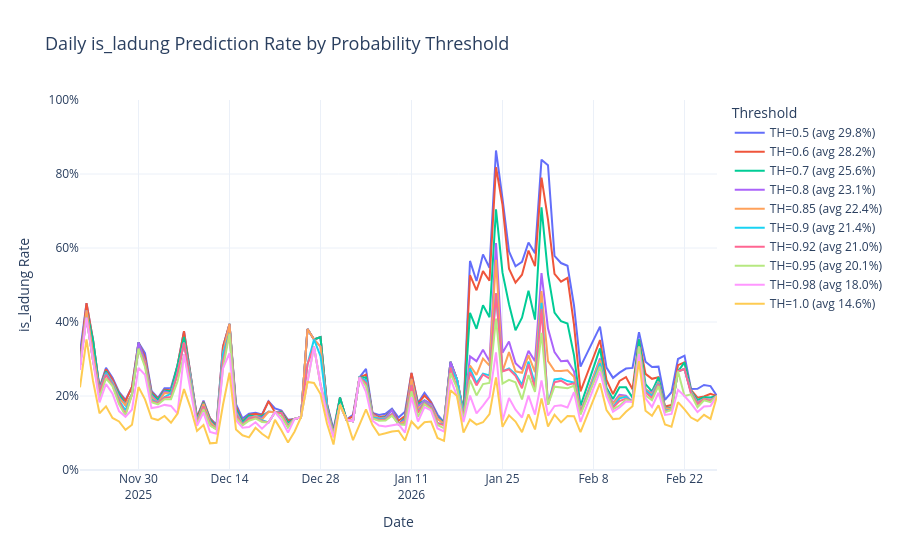

Notebook code cell kept with this figure:
### Markdown cell above
is ladung preds with different thresholds, usign new model

### Code cell
import plotly.graph_objects as go
import pandas as pd

data['created_date'] = pd.to_datetime(data['created_at']).dt.date

thresholds = [0.5, 0.6, 0.7, 0.8, 0.85, 0.9, 0.92, 0.95, 0.98, 1.0]

# For each threshold, compute daily is_ladung prediction rate
fig = go.Figure()

for th in thresholds:
    def _is_ladung_at_th(row, th=th):
        ladung_prob = row.get('ladung_prob')
        if pd.notna(ladung_prob):
            return float(ladung_prob) >= th
        ladung_prob_cur = row.get('ladung_prob_cur')
        if pd.notna(ladung_prob_cur):
            return float(ladung_prob_cur) >= th
        return False

    data[f'_ladung_pred_{th}'] = data.apply(_is_ladung_at_th, axis=1)

    daily_th = data.groupby('created_date').agg(
        total=(f'_ladung_pred_{th}', 'count'),
        ladung_count=(f'_ladung_pred_{th}', 'sum')
    ).reset_index()
    daily_th['ladung_rate'] = daily_th['ladung_count'] / daily_th['total']
    avg_rate = daily_th['ladung_rate'].mean()

    fig.add_trace(go.Scatter(
        x=daily_th['created_date'],
        y=daily_th['ladung_rate'],
        name=f'TH={th} (avg {avg_rate:.1%})',
        mode='lines',
        line=dict(width=2),
    ))

    # Clean up temp column
    data.drop(columns=[f'_ladung_pred_{th}'], inplace=True)

fig.update_layout(
    title=dict(
        text='Daily is_ladung Prediction Rate by Probability Threshold',
        font=dict(size=18),
    ),
    xaxis_title='Date',
    yaxis_title='is_ladung Rate',
    yaxis_tickformat='.0%',
    yaxis_range=[0, 1],
    hovermode='x unified',
    legend=dict(
        title='Threshold',
        orientation='v',
        yanchor='top', y=1,
        xanchor='left', x=1.02,
    ),
    template='plotly_white',
    height=550,
)
fig.show()
